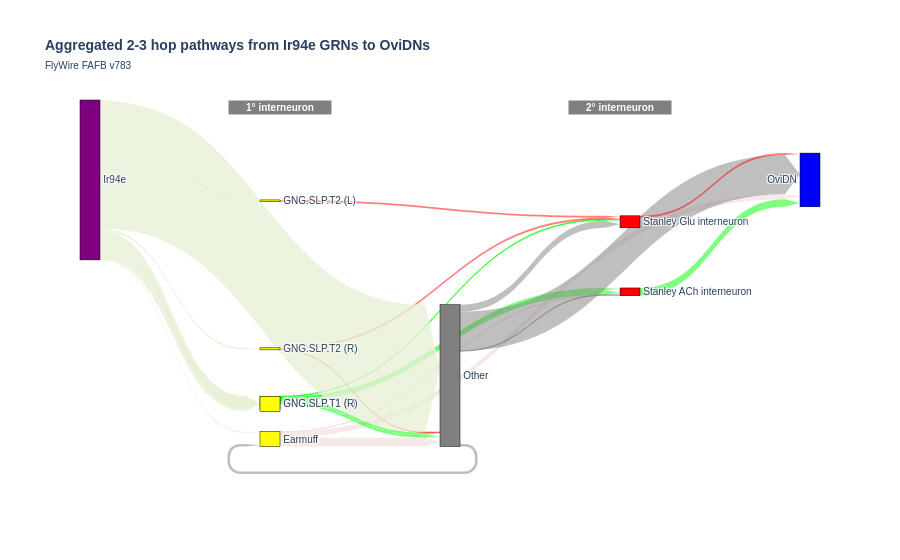

The notebook cell saved with this chart:
### Markdown cell above
## 1.5 Construct the Sankey

The library used to visualize the Sankey, `plotly`, uses lists of sources, targets, and values. The sources, targets, and values only take integers, which correspond to the indices of the `labels`. `name_to_idx` maps the name of the group to its index in `labels`.

Essentially, there's some boilerplate needed to represent the data in a way that `plotly` understands and can use to build the diagram.

### Code cell
import pandas as pd
import json

aggregated = pd.read_csv("grouped_edge_list.csv")

# Build global labels
name_to_idx = {}
labels = []

source = []
target = []
value = []

for group in aggregated['pre_group'].unique():
    if group not in name_to_idx:
        name_to_idx[group] = len(labels)
        labels.append(group)

for group in aggregated['post_group'].unique():
    if group not in name_to_idx:
        name_to_idx[group] = len(labels)
        labels.append(group)

for _, row in aggregated.iterrows():
    if row["pre_group"] == row["post_group"]: continue
    source.append(name_to_idx[row['pre_group']])
    target.append(name_to_idx[row['post_group']])
    value.append(row['syn_count'])


name_to_color = { # Key by group name for easier identification
    "Ir94e": {"line": "purple", "arrow": "rgba(232, 241, 214, 0.8)"},
    "GNG.SLP.T1 (L)": {"line": "yellow", "arrow": "rgba(0, 255, 0, 0.5)"},
    "GNG.SLP.T1 (R)": {"line": "yellow", "arrow": "rgba(0, 255, 0, 0.5)"},
    "GNG.SLP.T2 (L)": {"line": "yellow", "arrow": "rgba(255, 0, 0, 0.5)"},
    "GNG.SLP.T2 (R)": {"line": "yellow", "arrow": "rgba(255, 0, 0, 0.5)"},
    "Earmuff": {"line": "yellow", "arrow": "rgba(240, 211, 207, 0.5)"},
    "Stanley Glu interneuron": {"line": "red", "arrow": "rgba(255, 0, 0, 0.5)"},
    "Stanley ACh interneuron": {"line": "red", "arrow": "rgba(0, 255, 0, 0.5)"},
    "OviDN": {"line": "blue", "arrow": "rgba(0, 255, 0, 0.5)"},
}

node_colors = [name_to_color.get(label, {"line": "grey"})['line'] for label in labels]
arrow_colors = [name_to_color.get(labels[src], {"arrow": "rgba(128, 128, 128, 0.5)"})['arrow'] for src in source]

# plot Sankey
fig = go.Figure(data=[go.Sankey(
    node=dict(
        pad=15,
        thickness=20,
        line=dict(color="black", width=0.5),
        label=labels,
        color=node_colors
    ),
    link=dict(
        arrowlen=15,
        source=source,
        target=target,
        value=value,
        color=arrow_colors
    )
)])

fig.update_layout(font_size=10, font_family="Arial", title=dict(text="Aggregated 2-3 hop pathways from Ir94e GRNs to OviDNs", font_weight="bold", subtitle=dict(text="FlyWire FAFB v783")))
fig.add_annotation(text="1° interneuron", x=0.20, y=1, width=100, bgcolor="gray", showarrow=False, font=dict(color="white", weight="bold"))
# fig.add_annotation(text="Bridge (2- and 3-hop pathway involvement)", x=0.5, y=1, width=250, bgcolor="gray", showarrow=False, font=dict(color="white", weight="bold"))
fig.add_annotation(text="2° interneuron", x=0.8, y=1, width=100, bgcolor="gray", showarrow=False, font=dict(color="white", weight="bold"))
fig.show()
# fig.write_image("v783_initial.png", width=1000, scale=3)

### Figure 1 — Plotly figure (JSON) as saved in the notebook; plotly's stock layout.template omitted (floating-point values rounded to 4 significant figures)
{"data": [{"link": {"arrowlen": 15, "color": ["rgba(240, 211, 207, 0.5)", "rgba(240, 211, 207, 0.5)", "rgba(240, 211, 207, 0.5)", "rgba(0, 255, 0, 0.5)", "rgba(0, 255, 0, 0.5)", "rgba(0, 255, 0, 0.5)", "rgba(0, 255, 0, 0.5)", "rgba(0, 255, 0, 0.5)", "rgba(0, 255, 0, 0.5)", "rgba(255, 0, 0, 0.5)", "rgba(255, 0, 0, 0.5)", "rgba(255, 0, 0, 0.5)", "rgba(232, 241, 214, 0.8)", "rgba(232, 241, 214, 0.8)", "rgba(232, 241, 214, 0.8)", "rgba(232, 241, 214, 0.8)", "rgba(232, 241, 214, 0.8)", "rgba(232, 241, 214, 0.8)", "rgba(128, 128, 128, 0.5)", "rgba(128, 128, 128, 0.5)", "rgba(128, 128, 128, 0.5)", "rgba(128, 128, 128, 0.5)", "rgba(0, 255, 0, 0.5)", "rgba(255, 0, 0, 0.5)"], "source": [0, 0, 0, 1, 1, 1, 2, 2, 2, 3, 4, 4, 5, 5, 5, 5, 5, 5, 6, 6, 6, 6, 7, 8], "target": [6, 9, 7, 6, 7, 8, 6, 7, 8, 8, 6, 8, 0, 1, 2, 3, 4, 6, 0, 9, 7, 8, 9, 9], "value": [166, 102, 10, 50, 84, 19, 49, 43, 8, 34, 5, 34, 21, 251, 287, 19, 36, 2411, 48, 738, 10, 132, 142, 34]}, "node": {"color": ["yellow", "yellow", "yellow", "yellow", "yellow", "purple", "grey", "red", "red", "blue"], "label": ["Earmuff", "GNG.SLP.T1 (L)", "GNG.SLP.T1 (R)", "GNG.SLP.T2 (L)", "GNG.SLP.T2 (R)", "Ir94e", "Other", "Stanley ACh interneuron", "Stanley Glu interneuron", "OviDN"], "line": {"color": "black", "width": 0.5}, "pad": 15, "thickness": 20}, "type": "sankey"}], "layout": {"annotations": [{"bgcolor": "gray", "font": {"color": "white", "weight": "bold"}, "showarrow": false, "text": "1° interneuron", "width": 100, "x": 0.2, "y": 1}, {"bgcolor": "gray", "font": {"color": "white", "weight": "bold"}, "showarrow": false, "text": "2° interneuron", "width": 100, "x": 0.8, "y": 1}], "font": {"family": "Arial", "size": 10}, "title": {"font": {"weight": "bold"}, "subtitle": {"text": "FlyWire FAFB v783"}, "text": "Aggregated 2-3 hop pathways from Ir94e GRNs to OviDNs"}}}
